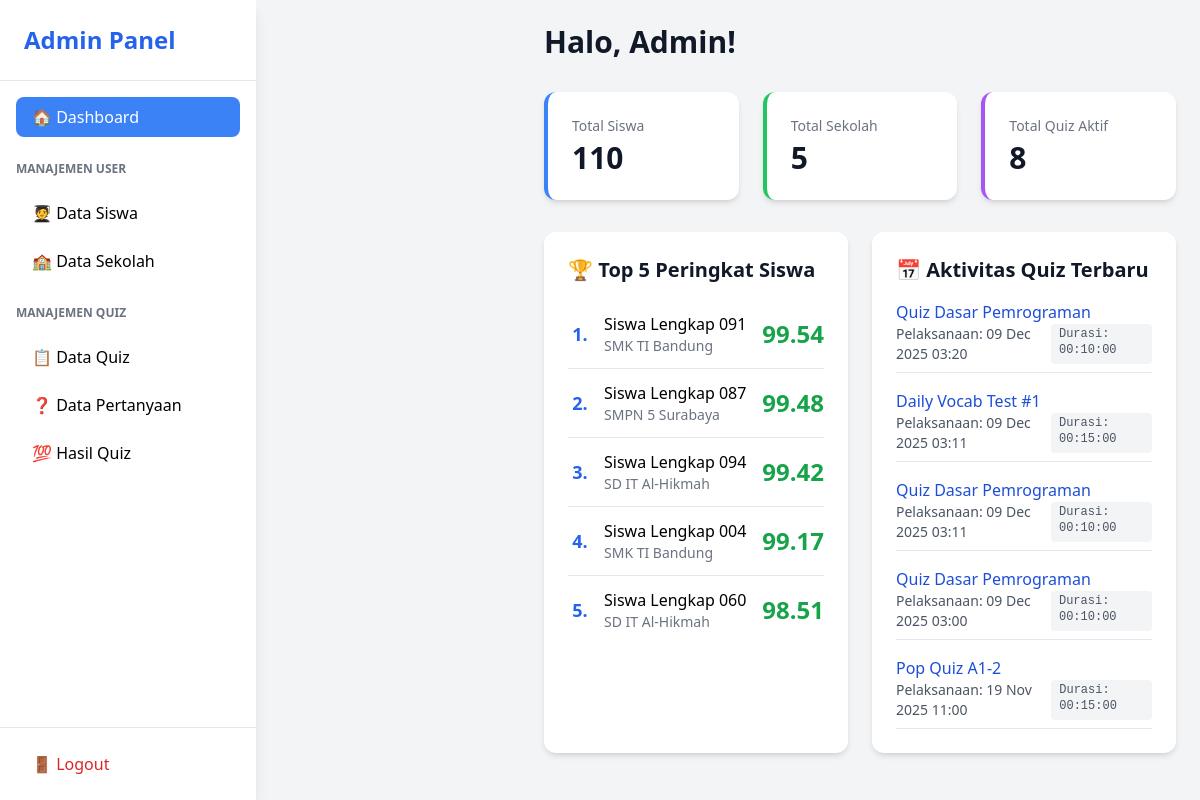
Screenshot of /?action=homeAdmin (signed in) with the database file from the repository.
### tables this page shows
CREATE TABLE `hasil_quiz` (
  `id_hasil` int NOT NULL AUTO_INCREMENT,
  `siswa_id` int DEFAULT NULL,
  `quiz_id` int DEFAULT NULL,
  `skor_akhir` decimal(5,2) DEFAULT NULL,
  PRIMARY KEY (`id_hasil`),
  UNIQUE KEY `siswa_id` (`siswa_id`,`quiz_id`),
  KEY `quiz_id` (`quiz_id`),
  CONSTRAINT `hasil_quiz_ibfk_1` FOREIGN KEY (`siswa_id`) REFERENCES `siswa` (`id_siswa`),
  CONSTRAINT `hasil_quiz_ibfk_2` FOREIGN KEY (`quiz_id`) REFERENCES `quiz` (`id_quiz`)
);

CREATE TABLE `siswa` (
  `id_siswa` int NOT NULL AUTO_INCREMENT,
  `username` varchar(50) NOT NULL,
  `nama` varchar(150) NOT NULL,
  `password` varchar(255) NOT NULL,
  `sekolah_id` int DEFAULT NULL,
  `avatar` varchar(100) DEFAULT NULL,
  PRIMARY KEY (`id_siswa`),
  UNIQUE KEY `username` (`username`),
  KEY `sekolah_id` (`sekolah_id`),
  CONSTRAINT `siswa_ibfk_1` FOREIGN KEY (`sekolah_id`) REFERENCES `sekolah` (`id_sekolah`)
);

CREATE TABLE `sekolah` (
  `id_sekolah` int NOT NULL AUTO_INCREMENT,
  `nama_sekolah` varchar(100) NOT NULL,
  PRIMARY KEY (`id_sekolah`)
);

CREATE TABLE `quiz` (
  `id_quiz` int NOT NULL AUTO_INCREMENT,
  `nama_quiz` varchar(100) NOT NULL,
  `durasi` time DEFAULT NULL,
  `waktu_pelaksanaan` datetime DEFAULT NULL,
  `waktu_berakhir` datetime DEFAULT NULL,
  `admin_id` int DEFAULT NULL,
  PRIMARY KEY (`id_quiz`),
  KEY `admin_id` (`admin_id`),
  CONSTRAINT `quiz_ibfk_1` FOREIGN KEY (`admin_id`) REFERENCES `admin` (`id_admin`)
);

### controller/admin/dashboardController.php (called while the page is built)
<?php
include "config/koneksi.php";
include "model/admin/siswaModel.php";
include "model/admin/sekolahModel.php";
function getTotalQuiz() {
    global $conn;
    $query = mysqli_query($conn, "SELECT COUNT(*) as total FROM quiz");
    $result = mysqli_fetch_assoc($query);
    return $result['total'];
}
function getTopPeringkat($limit = 5) {
    global $conn;
    $query = "SELECT s.nama, sh.nama_sekolah, hq.skor_akhir
              FROM hasil_quiz hq
              JOIN siswa s ON hq.siswa_id = s.id_siswa
              JOIN sekolah sh ON s.sekolah_id = sh.id_sekolah
              ORDER BY hq.skor_akhir DESC
              LIMIT $limit";
    $result = mysqli_query($conn, $query);
    return mysqli_fetch_all($result, MYSQLI_ASSOC);
}
function getAktivitasQuizTerakhir($limit = 5) {
    global $conn;
    $query = "SELECT nama_quiz, durasi, waktu_pelaksanaan
              FROM quiz
              ORDER BY waktu_pelaksanaan DESC
              LIMIT $limit";
    $result = mysqli_query($conn, $query);
    return mysqli_fetch_all($result, MYSQLI_ASSOC);
}
function index() {
    $totalSiswa = getTotalSiswa();
    $totalSekolah = getTotalSekolah();
    $totalQuiz = getTotalQuiz();
    $topPeringkat = getTopPeringkat(5);
    $aktivitasTerakhir = getAktivitasQuizTerakhir(5);
    include 'view/admin/dashboard.php';
}

### index.php (called while the page is built, shortened)
<?php
$method = $_GET['method'] ?? 'index';
$method();

### model/admin/siswaModel.php (called while the page is built, shortened)
<?php
function getTotalSiswa() {
    global $conn;
    $query = mysqli_query($conn, "SELECT COUNT(*) as total FROM siswa");
    $result = mysqli_fetch_assoc($query);
    return $result['total'];
}

### model/admin/sekolahModel.php (called while the page is built, shortened)
<?php
function getTotalSekolah() {
    global $conn;
    $query = mysqli_query($conn, "SELECT COUNT(*) as total FROM sekolah");
    $result = mysqli_fetch_assoc($query);
    return $result['total'];
}

### view/admin/dashboard.php (the view, shortened to what this page needs)
<!DOCTYPE html>
<html lang="id">
<head>
    <script src="https://cdn.tailwindcss.com"></script>
</head>
<body class="bg-gray-100">
    <div class="flex min-h-screen">
        <?php include 'component/sidebar.php'; ?>
        <main class="flex-1 pl-72 p-6">
            <h1 class="text-3xl font-bold text-gray-900 mb-8">Halo, Admin!</h1>
            <div class="grid grid-cols-1 md:grid-cols-3 gap-6 mb-8">
                <div class="bg-white p-6 rounded-xl shadow-md border-l-4 border-blue-500">
                    <p class="text-sm font-medium text-gray-500">Total Siswa</p>
                    <p class="text-3xl font-bold text-gray-900 mt-1"><?= $totalSiswa ?? 0 ?></p>
                </div>
                <div class="bg-white p-6 rounded-xl shadow-md border-l-4 border-green-500">
                    <p class="text-sm font-medium text-gray-500">Total Sekolah</p>
                    <p class="text-3xl font-bold text-gray-900 mt-1"><?= $totalSekolah ?? 0 ?></p>
                </div>
                <div class="bg-white p-6 rounded-xl shadow-md border-l-4 border-purple-500">
                    <p class="text-sm font-medium text-gray-500">Total Quiz Aktif</p>
                    <p class="text-3xl font-bold text-gray-900 mt-1"><?= $totalQuiz ?? 0 ?></p>
                </div>
            </div>
            <div class="grid grid-cols-1 lg:grid-cols-2 gap-6">
                <div class="bg-white p-6 rounded-xl shadow-md">
                    <h2 class="text-xl font-semibold text-gray-900 mb-4 flex items-center">
                        🏆 Top 5 Peringkat Siswa
                    </h2>
                    <ul class="divide-y divide-gray-200">
                        <?php if (empty($topPeringkat)): ?>
                            <li class="py-3 text-gray-500">Belum ada data hasil quiz.</li>
                        <?php else: ?>
                            <?php foreach ($topPeringkat as $index => $siswa): ?>
                                <li class="flex justify-between items-center py-3">
                                    <div class="flex items-center space-x-3">
                                        <span class="text-lg font-bold w-6 text-center text-blue-600"><?= $index + 1 ?>.</span>
                                        <div>
                                            <p class="font-medium"><?= htmlspecialchars($siswa['nama']) ?></p>
                                            <p class="text-sm text-gray-500"><?= htmlspecialchars($siswa['nama_sekolah']) ?></p>
                                        </div>
                                    </div>
                                    <span class="text-2xl font-extrabold text-green-600"><?= htmlspecialchars($siswa['skor_akhir']) ?></span>
                                </li>
                            <?php endforeach; ?>
                        <?php endif; ?>
                    </ul>
                </div>
                <div class="bg-white p-6 rounded-xl shadow-md">
                    <h2 class="text-xl font-semibold text-gray-900 mb-4 flex items-center">
                        📅 Aktivitas Quiz Terbaru
                    </h2>
                    <ul class="space-y-4">
                        <?php if (empty($aktivitasTerakhir)): ?>
                            <li class="py-3 text-gray-500">Belum ada quiz yang terdaftar.</li>
                        <?php else: ?>
                            <?php foreach ($aktivitasTerakhir as $quiz): ?>
                                <li class="border-b pb-2">
                                    <p class="font-medium text-blue-700"><?= htmlspecialchars($quiz['nama_quiz']) ?></p>
                                    <div class="text-sm text-gray-600 flex justify-between">
                                        <span>Pelaksanaan: <?= date('d M Y H:i', strtotime($quiz['waktu_pelaksanaan'])) ?></span>
                                        <span class="font-mono text-xs bg-gray-100 px-2 py-0.5 rounded">Durasi: <?= $quiz['durasi'] ?></span>
                                    </div>
                                </li>
                            <?php endforeach; ?>
                        <?php endif; ?>
                    </ul>
                </div>
            </div>
        </main>
    </div>
</body>
</html>

### rows the page displays
hasil_quiz: siswa.nama "Siswa Lengkap 091", sekolah.nama_sekolah "SMK TI Bandung", skor_akhir "99.54"
hasil_quiz: siswa.nama "Siswa Lengkap 087", sekolah.nama_sekolah "SMPN 5 Surabaya", skor_akhir "99.48"
hasil_quiz: siswa.nama "Siswa Lengkap 094", sekolah.nama_sekolah "SD IT Al-Hikmah", skor_akhir "99.42"
hasil_quiz: siswa.nama "Siswa Lengkap 004", sekolah.nama_sekolah "SMK TI Bandung", skor_akhir "99.17"
hasil_quiz: siswa.nama "Siswa Lengkap 060", sekolah.nama_sekolah "SD IT Al-Hikmah", skor_akhir "98.51"
quiz: nama_quiz "Quiz Dasar Pemrograman", waktu_pelaksanaan "09 Dec 2025 03:20", durasi "00:10:00"
quiz: nama_quiz "Daily Vocab Test #1", waktu_pelaksanaan "09 Dec 2025 03:11", durasi "00:15:00"
quiz: nama_quiz "Quiz Dasar Pemrograman", waktu_pelaksanaan "09 Dec 2025 03:11", durasi "00:10:00"
quiz: nama_quiz "Quiz Dasar Pemrograman", waktu_pelaksanaan "09 Dec 2025 03:00", durasi "00:10:00"
quiz: nama_quiz "Pop Quiz A1-2", waktu_pelaksanaan "19 Nov 2025 11:00", durasi "00:15:00"

### other values shown
$totalSiswa "110"
$totalSekolah "5"
$totalQuiz "8"
